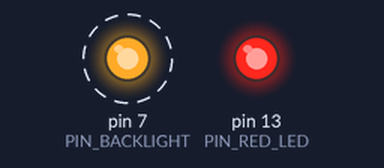
Bench run of a sketch on a simulated Arduino Uno, built with avr-gcc and run on an emulated ATmega328P. Parts: output pins drawn as LEDs (lit = HIGH). Dashed ring = blinking.

Above: at 0.5 s.
Timing chart, 0 to 4.8 s (numbered marks = the images above):
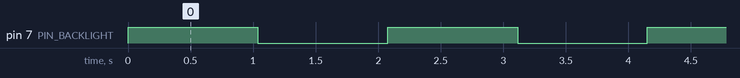

The sketch:

keyboard-driver.ino
```cpp
// (licence header left out)
#include <Arduino.h>
#include <Wire.h>

#define DRIVER_VERSION 1
#define I2C_ADDRESS    0x39

/*
 * This is the driver for the DSKY-matic keyboard.  It provides software debouncing of the
 * keyboard pushbuttons and sends key press/release events via the I2C interface
 * when polled on the I2C interface
 *
 * This driver must be built using the "dskymatic_m0" board definition. See README.md for
 * Arduino IDE setup instructions.  The dskymatic_m0 definition is a superset of the Adafruit
 * Trinket M0 definition so, if you simply want to see it build, you may select that board.  There will
 * be gaps, however in its ability to fully drive the DSKY-matic keyboard PCB.
 */

#define PIN_BACKLIGHT 7
#define PIN_RED_LED  13

// consult variant.cpp for the dskymatic_m0 board definition
// to see how digital pins were added

#define PA_PIN(x) (23+(x))

/*
 * Valid for V2 Board
 * /
/*
#define PIN_S1_STBY     PA_PIN(28)
#define PIN_S2_KEY_REL  PA_PIN(27)
#define PIN_S3_ENTR     PA_PIN(7)
#define PIN_S4_VERB     PA_PIN(6)
#define PIN_S5_NOUN     PA_PIN(1)
#define PIN_S6_CLR      PA_PIN(18)
#define PIN_S7_MINUS    PA_PIN(3)
#define PIN_S8_0        PA_PIN(4)
#define PIN_S9_PLUS     PA_PIN(2)
#define PIN_S10_1       PA_PIN(15)
#define PIN_S11_2       PA_PIN(18)
#define PIN_S12_4       PA_PIN(14)
#define PIN_S13_3       PA_PIN(23)
#define PIN_S14_5       PA_PIN(17)
#define PIN_S15_8       PA_PIN(16)
#define PIN_S16_6       PA_PIN(22)
#define PIN_S17_7       PA_PIN(5)
#define PIN_S18_9       PA_PIN(19)
#define PIN_S19_RSET    PA_PIN(11)
*/

#define SMAP_IGNORE 255
#define SMAP_SIZE 19
#define SMAP_USED 19

//#define SMAP_SIZE 2
//#define SMAP_USED 8

/*
 * VERB(4,18) NOUN(8) ENTR (3) STBY (9(\)
 */

// (CLR) currently must be ignored in V2 board
const uint8_t s_map[SMAP_SIZE] = {
  //PA_PIN(28),
  SMAP_IGNORE,
  PA_PIN(27),
  PA_PIN(7),
  PA_PIN(6),
  PA_PIN(1),
  SMAP_IGNORE,
  PA_PIN(3),
  PA_PIN(4),
  PA_PIN(2),
  PA_PIN(15),
  PA_PIN(18),
  PA_PIN(23),
  PA_PIN(14),
  PA_PIN(17),
  PA_PIN(22),
  PA_PIN(5),
  PA_PIN(16),
  PA_PIN(19),
  PA_PIN(11)
};


enum KeyState {
  NORMAL = 0,
  PRESSED = 1
};

KeyState g_keystate[SMAP_SIZE];

uint16_t g_bounce[SMAP_SIZE];

struct _key_event {
  unsigned long time;
  uint8_t       key;
  uint8_t       new_state;
};

/*
 * All key state changes are logged in a queue.
 * Items are removed from the queue by being
 * polled via the I2C interface
 */
#define QUEUE_MAX 16

unsigned int qhead = 0;
unsigned int qtail = 0;
unsigned int qcount = 0;
struct _key_event event_queue[QUEUE_MAX];

/*
 * Current setting corrspond to a 28ms debounce check
 */
#define CHECK_INTERVAL_MS    4
//#define DEBOUNCE_IGNORE_MASK 0xe000
#define DEBOUNCE_IGNORE_MASK 0xff80
#define DEBOUNCE_TRIGGER     0xffff

/*
 * Push a key event to the tail of the queue; no action if
 * the queue is full
 */
void pushEvent(unsigned long time, uint8_t key, KeyState new_state) {
  // overflowing? ignore this push request
  if (qcount < QUEUE_MAX) {
    struct _key_event *p = &event_queue[qtail];

    p->time = time;
    p->key = key;
    p->new_state = new_state;
    qtail = (qtail + 1) % QUEUE_MAX;
    ++qcount;
  }
}

/*
 * Pop next key event off the head of the queue or return NULL if
 * none present.
 */
struct _key_event *popEvent() {
  struct _key_event *p = NULL;
  if (qtail != qhead ) {
    p = &event_queue[qhead];
    qhead = (qhead+1) % QUEUE_MAX;
    --qcount;
  }
  return p;
}

void stateCheck(int key)
{
  int pin = s_map[key];

  if (pin == SMAP_IGNORE) {
    return;
  }

  /*
   * g_bounce is basically a string of boolean poll result history for a given key.
   * This allows for a window of time for a key to settle into a new state.
   * Polling is currently performed on a 4ms interval and 13 bit history is maintained, so
   * the current configuration allows for a 4x13 = 52ms settle time.
   */

  if (g_keystate[key] == NORMAL) {
    g_bounce[key] = (g_bounce[key] << 1) | ((digitalRead(pin) == LOW) ? 1 : 0);

    if (g_bounce[key] == DEBOUNCE_TRIGGER) {
      g_keystate[key] = PRESSED;
      pushEvent(millis(), key+1, PRESSED);
      g_bounce[key] = DEBOUNCE_IGNORE_MASK;
    }
  }
  else {
    g_bounce[key] = (g_bounce[key] << 1) | ((digitalRead(pin) == HIGH) ? 1 : 0);

    if (g_bounce[key] == DEBOUNCE_TRIGGER) {
      g_keystate[key] = NORMAL;
      pushEvent(millis(), key+1, NORMAL);
      g_bounce[key] = DEBOUNCE_IGNORE_MASK;
    }
  }
}

void requestEvent() {
  struct _key_event *p = popEvent();
  unsigned char buffer[6];

  if (p == NULL) {
    // buffer empty; return current millis() time
    unsigned long i = millis();
    buffer[0] = (i >> 24) & 0xff;
    buffer[1] = (i >> 16) & 0xff;
    buffer[2] = (i >> 8) & 0xff;
    buffer[3] = i & 0xff;
    buffer[4] = 0;
    buffer[5] = 0xff;
  }
  else {
    buffer[0] = (p->time >> 24) & 0xff;
    buffer[1] = (p->time >> 16) & 0xff;
    buffer[2] = (p->time >> 8) & 0xff;
    buffer[3] = p->time & 0xff;
    buffer[4] = p->key;
    buffer[5] = p->new_state;
  }
  Wire.write(buffer, sizeof(buffer));
}

void bounceInit() {
  for(int i=0; i<SMAP_USED; ++i) {
    if (s_map[i] != SMAP_IGNORE) {
      pinMode(s_map[i], INPUT_PULLUP);
      g_keystate[i] = NORMAL;
      g_bounce[i] = DEBOUNCE_IGNORE_MASK;
    }
  }
}

void setup()
{
  pinMode(PIN_BACKLIGHT, OUTPUT);
  digitalWrite(PIN_BACKLIGHT, HIGH);

  pinMode(PIN_RED_LED, OUTPUT);
  digitalWrite(PIN_RED_LED, HIGH);

  bounceInit();
  /*
   *  Connect to I2C Bus
   */
  Wire.begin( I2C_ADDRESS );
  Wire.onRequest( requestEvent );
}

void checkKeyboard()
{
  for(int i=0; i<SMAP_USED; ++i) {
    stateCheck(i);
  }
}

int count = 250;
bool state = true;

void loop() {

  // Health indicator; blinks the keyboard backlighting
  if (--count == 0 ) {
    count = 250;
    if (state) {
      digitalWrite(PIN_BACKLIGHT, LOW);
      state = false;
    }
    else {
      digitalWrite(PIN_BACKLIGHT, HIGH);
      state = true;
    }
  }
  checkKeyboard();
  delay ( CHECK_INTERVAL_MS );
}
```

Measured:
- by itself, pin 7 (PIN_BACKLIGHT): alternates HIGH for 1.0 s and LOW for 1.0 s
